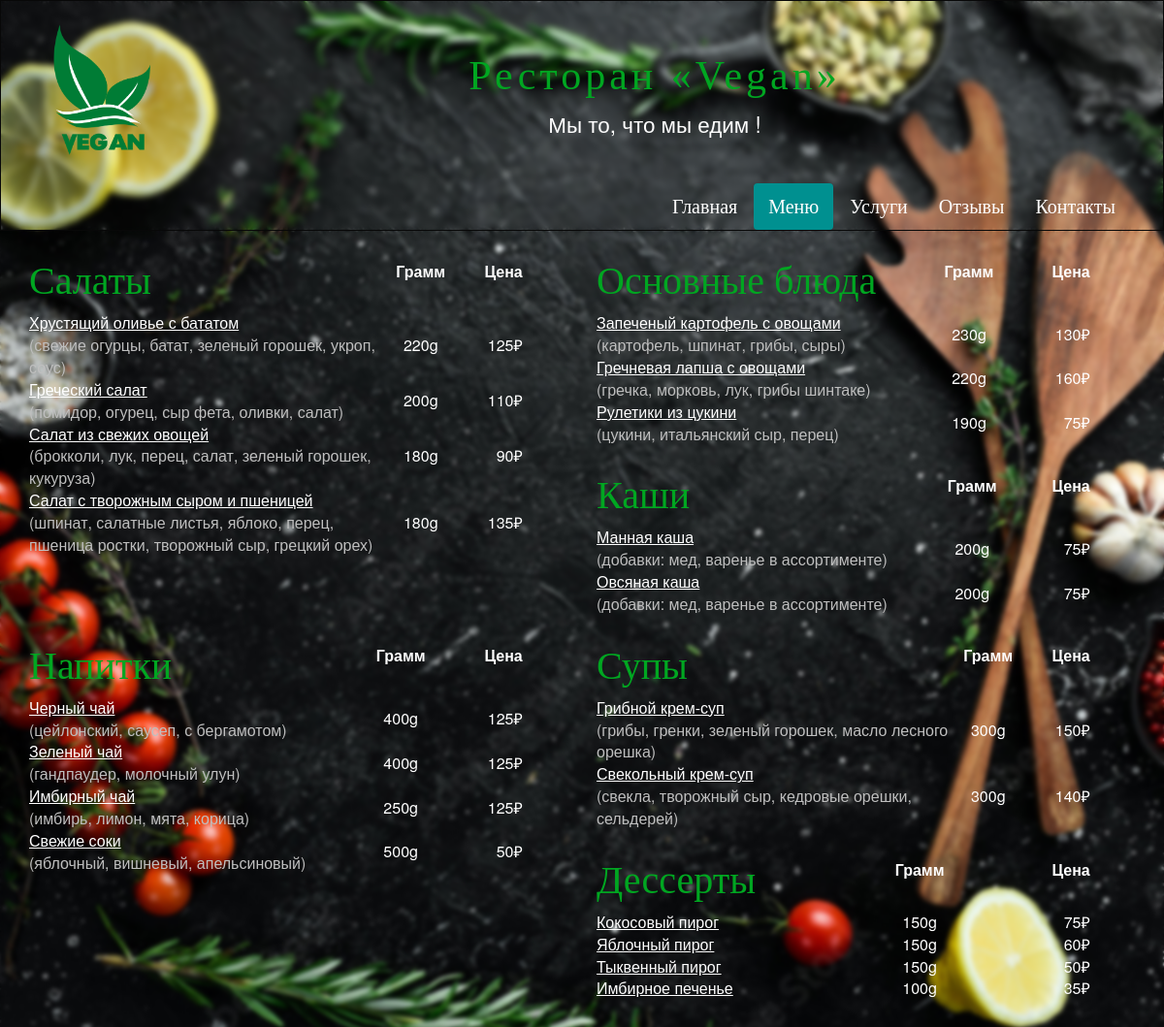
Page /menu.php on the committed database.
### tables this page shows
CREATE TABLE `catalog` (
  `id` int(10) NOT NULL,
  `name` varchar(255) NOT NULL,
  `price` int(10) NOT NULL,
  `type` varchar(255) NOT NULL,
  `description` text NOT NULL,
  `gram` int(10) NOT NULL
);

### menu.php (the view, shortened to what this page needs)
<?php
  $mysql = new mysqli("localhost", "root", "", "vegan");
  $mysql->query("SET NAMES 'utf8'");
  $salads = [];
  $main = [];
  $porridge = [];
  $drinks = [];
  $soups = [];
  $desserts = [];
  $saladsdb = $mysql->query('SELECT * from catalog WHERE type = "salads"');
  $maindb = $mysql->query('SELECT * from catalog WHERE type = "main"');
  $porridgedb = $mysql->query('SELECT * from catalog WHERE type = "porridge"');
  $drinksdb = $mysql->query('SELECT * from catalog WHERE type = "drinks"');
  $soupsdb = $mysql->query('SELECT * from catalog WHERE type = "soups"');
  $dessertsdb = $mysql->query('SELECT * from catalog WHERE type = "desserts"');
  while ($row = mysqli_fetch_assoc($saladsdb)){
    $salads[] = array(
      "name" => $row["name"],
      "price" => $row["price"],
      "description" => $row["description"],
      "gram" => $row["gram"],
      );
    }
  while ($row = mysqli_fetch_assoc($maindb)){
    $main[] = array(
      "name" => $row["name"],
      "price" => $row["price"],
      "description" => $row["description"],
      "gram" => $row["gram"],
      );
  }
  while ($row = mysqli_fetch_assoc($porridgedb)){
    $porridge[] = array(
      "name" => $row["name"],
      "price" => $row["price"],
      "description" => $row["description"],
      "gram" => $row["gram"],
      );
    }
  while ($row = mysqli_fetch_assoc($drinksdb)){
    $drinks[] = array(
      "name" => $row["name"],
      "price" => $row["price"],
      "description" => $row["description"],
      "gram" => $row["gram"],
      );
    }
  while ($row = mysqli_fetch_assoc($soupsdb)){
    $soups[] = array(
      "name" => $row["name"],
      "price" => $row["price"],
      "description" => $row["description"],
      "gram" => $row["gram"],
      );
    }
  while ($row = mysqli_fetch_assoc($dessertsdb)){
    $desserts[] = array(
      "name" => $row["name"],
      "price" => $row["price"],
      "description" => $row["description"],
      "gram" => $row["gram"],
      );
    }
?>
<!DOCTYPE html>
<html lang="ru">
  <head>
    <link href="components/css/bootstrap.min.css" rel="stylesheet">
    <link href="components/css/style.css" rel="stylesheet">
  </head>
  <body>
    <div class="container-fluid">
      <div class="row">
       <nav role="navigation" class="navbar navbar-inverse">
          <div class="container">
            <div class="navbar-header header">
              <div class="container">
                <div class="row">
                  <div class="col-lg-12 nav-header">
                    <img src="components/img/icon.png" class='title-img pull-left'>
                    <div class="header-title">
                      <h1><a href="#">Ресторан «Vegan»</a></h1>
                      <div class='tag'>Мы то, что мы едим !</div>
                    </div>
                  </div>
                </div>
              </div>
            </div>
            <div id="navbarCollapse" class="collapse navbar-collapse navbar-right">
              <ul class="nav nav-pills">
                <li> <a href="index.php">Главная</a></li>
                <li class="active"> <a href="menu.php">Меню</a></li>
                <li> <a href="services.php">Услуги</a></li>
                <li> <a href="reviews.php">Отзывы</a></li>
                <li> <a href="contact.php">Контакты</a></li>
              </ul>
            </div>
          </div>
        </nav>
      </div>
    </div>
    <div class="wrapper">
      <div class="container">
        <div class="row">
          <div class="col-lg-6 col-xs-12">
            <table class='menu col-lg-11 col-xs-12'>
              <tr>
                <th><h2>Салаты</h2></th>
                <th>Грамм</th>
                <th>Цена</th>
              </tr>
              <?php foreach ($salads as $key): ?>
              <tr>
                <td class='dish'><span class='name-dish'><?= $key["name"]; ?></span><span class='description-dish'> <?= $key["description"]; ?></span></td>
                <td><?= $key["gram"]; ?>g</td>
                <td><?= $key["price"]; ?>₽</td>
              </tr>
              <?php endforeach; ?>
            </table>
          </div>
          <div class="col-lg-6 col-xs-12">
            <table class='menu col-lg-11 col-xs-12'>
              <tr>
                <th><h2>Основные блюда</h2></th>
                <th>Грамм</th>
                <th>Цена</th>
              </tr>
              <?php foreach ($main as $key): ?>
              <tr>
                <td class='dish'><span class='name-dish'><?= $key["name"]; ?></span><span class='description-dish'> <?= $key["description"]; ?></span></td>
                <td><?= $key["gram"]; ?>g</td>
                <td><?= $key["price"]; ?>₽</td>
              </tr>
              <?php endforeach; ?>
            </table>
          </div>
          <div class="col-lg-6 col-xs-12">
            <table class='menu col-lg-11 col-xs-12'>
              <tr>
                <th><h2>Каши</h2></th>
                <th>Грамм</th>
                <th>Цена</th>
              </tr>
              <?php foreach ($porridge as $key): ?>
              <tr>
                <td class='dish'><span class='name-dish'><?= $key["name"]; ?></span><span class='description-dish'> <?= $key["description"]; ?></span></td>
                <td><?= $key["gram"]; ?>g</td>
                <td><?= $key["price"]; ?>₽</td>
              </tr>
              <?php endforeach; ?>
            </table>
          </div>
          <div class="col-lg-6 col-xs-12">
            <table class='menu col-lg-11 col-xs-12'>
              <tr>
                <th><h2>Напитки</h2></th>
                <th>Грамм</th>
                <th>Цена</th>
              </tr>
              <?php foreach ($drinks as $key): ?>
              <tr>
                <td class='dish'><span class='name-dish'><?= $key["name"]; ?></span><span class='description-dish'> <?= $key["description"]; ?></span></td>
                <td><?= $key["gram"]; ?>g</td>
                <td><?= $key["price"]; ?>₽</td>
              </tr>
              <?php endforeach; ?>
            </table>
          </div>
          <div class="col-lg-6 col-xs-12">
            <table class='menu col-lg-11 col-xs-12'>
              <tr>
                <th><h2>Супы</h2></th>
                <th>Грамм</th>
                <th>Цена</th>
              </tr>
              <?php foreach ($soups as $key): ?>
              <tr>
                <td class='dish'><span class='name-dish'><?= $key["name"]; ?></span><span class='description-dish'> <?= $key["description"]; ?></span></td>
                <td><?= $key["gram"]; ?>g</td>
                <td><?= $key["price"]; ?>₽</td>
              </tr>
              <?php endforeach; ?>
            </table>
          </div>
          <div class="col-lg-6 col-xs-12">
            <table class='menu col-lg-11 col-xs-12'>
              <tr>
                <th><h2>Дессерты</h2></th>
                <th>Грамм</th>
                <th>Цена</th>
              </tr>
              <?php foreach ($desserts as $key): ?>
              <tr>
                <td class='dish'><span class='name-dish'><?= $key["name"]; ?></span><span class='description-dish'> <?= $key["description"]; ?></span></td>
                <td><?= $key["gram"]; ?>g</td>
                <td><?= $key["price"]; ?>₽</td>
              </tr>
              <?php endforeach; ?>
            </table>
          </div>
        </div>
      </div>
    <div class="clear"></div>
    </div>
  </body>
</html>

### components/css/style.css (style rules this page uses)
.header a, a:hover { color: #00a621; text-decoration: none; }
.h2, h2 { font-size: 40px; }
.h1, .h2, .h3, h1, h2, h3 { margin-top: 30px; margin-bottom: 10px; }
.h1, .h2, .h3, .h4, .h5, .h6, h1, h2, h3, h4, h5, h6 { font-family: "PFDinTextPro" ; line-height: 1.1; color: #00a621; }
.navbar { margin-bottom: 0; }
.header h1 { letter-spacing: 4px; font-size: 300%; }
.header-title { margin-bottom: 4%; }
.title-img { width: 100px; }
.tag { font-size: 160%; color: white; }
.nav-pills>li.active>a, .nav-pills>li.active>a:focus, .nav-pills>li.active>a:hover { color: #fff; background-color: #009090 ; }
.nav-pills>li>a { color: #fff; font-size: 20px; }
.navbar-inverse { padding: 2% 2% 0% 2%; border-radius: 0; background: none; backdrop-filter: blur(3px); }
.clear { clear: both; height: 63px; }
.wrapper { backdrop-filter: blur(2px); }
html, body { height: 100%; }
body { font-family: "Helvetica Neue",Helvetica,Arial,sans-serif; font-size: 14px; line-height: 1.42857143; color: #fff; overflow-x: hidden; background: url(../img/background.jpg) no-repeat center; background-attachment: fixed; background-size: cover; background-color: rgb(30, 29, 28); }
td:not(:first-child) { min-width: 70px; }
td:nth-child(2n), th:nth-child(2n) { text-align: center; }
td:nth-child(3n), th:nth-child(3n) { text-align: right; }
.menu { font-size: 16px; text-align: left; }
.dish { display: flex; flex-direction: column; }
.name-dish { text-decoration: underline; }
.description-dish { color: #bfbfbf; }
.nav>li>a { position: relative; display: block; padding: 10px 15px; font-family: Bookman old style; }
body { text-align: center; }
.wrapper { justify-content: center; }

### rows in the picture
catalog: name "Хрустящий оливье с бататом", description "(свежие огурцы, батат, зеленый горошек, укроп, соус)", gram "220", price "125"
catalog: name "Греческий салат", description "(помидор, огурец, сыр фета, оливки, салат)", gram "200", price "110"
catalog: name "Салат из свежих овощей", description "(брокколи, лук, перец, салат, зеленый горошек, кукуруза)", gram "180", price "90"
catalog: name "Салат с творожным сыром и пшеницей", description "(шпинат, салатные листья, яблоко, перец, пшеница ростки, творожный сыр, грецкий орех)", gram "180", price "135"
catalog: name "Запеченый картофель с овощами", description "(картофель, шпинат, грибы, сыры)", gram "230", price "130"
catalog: name "Гречневая лапша с овощами", description "(гречка, морковь, лук, грибы шинтаке)", gram "220", price "160"
catalog: name "Рулетики из цукини", description "(цукини, итальянский сыр, перец)", gram "190", price "75"
catalog: name "Манная каша", description "(добавки: мед, варенье в ассортименте)", gram "200", price "75"
catalog: name "Овсяная каша", description "(добавки: мед, варенье в ассортименте)", gram "200", price "75"
catalog: name "Черный чай", description "(цейлонский, саусеп, с бергамотом)", gram "400", price "125"
catalog: name "Зеленый чай", description "(гандпаудер, молочный улун)", gram "400", price "125"
catalog: name "Имбирный чай", description "(имбирь, лимон, мята, корица)", gram "250", price "125"
catalog: name "Свежие соки", description "(яблочный, вишневый, апельсиновый)", gram "500", price "50"
catalog: name "Грибной крем-суп", description "(грибы, гренки, зеленый горошек, масло лесного орешка)", gram "300", price "150"
catalog: name "Свекольный крем-суп", description "(свекла, творожный сыр, кедровые орешки, сельдерей)", gram "300", price "140"
catalog: name "Кокосовый пирог", gram "150", price "75"
catalog: name "Яблочный пирог", gram "150", price "60"
catalog: name "Тыквенный пирог", gram "150", price "50"
catalog: name "Имбирное печенье", gram "100", price "35"
